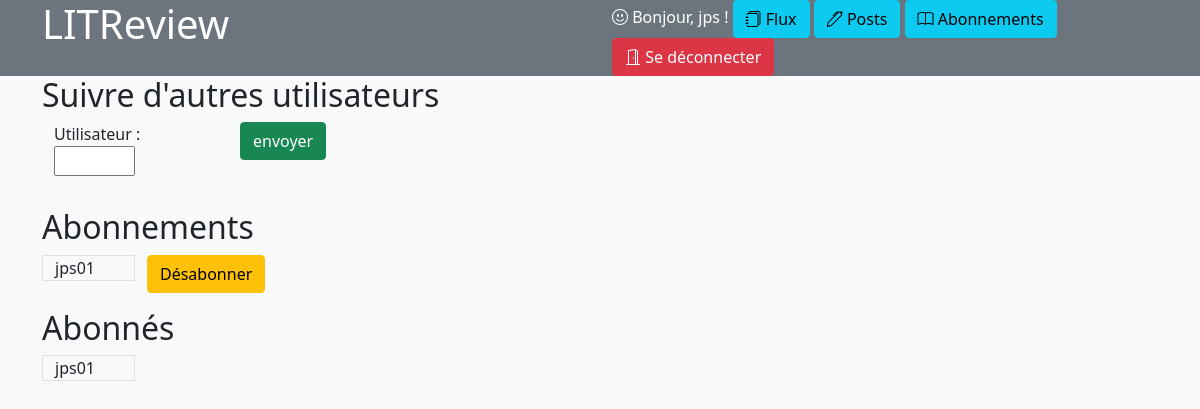
Page /home/abonnements (signed in) on the committed database.
### connexion/models.py (models this page shows, shortened)
class ConnectUser(AbstractBaseUser):
    pseudo = models.CharField(
        unique=True,
        max_length=10,
        blank=False
    )
    email = models.EmailField(
        unique=True,
        max_length=255,
        blank=False
    )
    is_active = models.BooleanField(default=True)
    is_staff = models.BooleanField(default=False)
    is_admin = models.BooleanField(default=False)
    USERNAME_FIELD = "pseudo"
    REQUIRED_FIELDS = ["email"]
    objects = MyUserManager()

### review/models.py (models this page shows)
class UserFollows(models.Model):
    user = models.ForeignKey(settings.AUTH_USER_MODEL, on_delete=models.SET_NULL, null=True, related_name='following')
    followed_user = models.ForeignKey(settings.AUTH_USER_MODEL, on_delete=models.SET_NULL, null=True,
                                      related_name='followed_by')
    class Meta:
        unique_together = ('user', 'followed_user')

### review/views/follows.py (the view, shortened to what this page needs)
# urls.py: path('home/abonnements', login_required(review.views.UserFollowsView.as_view()), name='abonnements'),
class UserFollowsView(View):
    template_name = 'review/abonnements.html'
    form = UserFollowsForm
    success_url = reverse_lazy('home')
    def get(self, request):
        form = self.form()
        follows = UserFollows.objects.filter(user=self.request.user)
        followers = UserFollows.objects.filter(followed_user=self.request.user)
        return render(request,
                      self.template_name,
                      {"follows": follows,
                       "form": form,
                       "followers": followers})

### review/forms.py
class UserFollowsForm(forms.Form):
    followed_name = forms.CharField(label="Utilisateur", widget=forms.TextInput())

### review/templates/review/abonnements.html (shortened to what this page needs)
{% extends 'base.html' %}
{% block content %}
<div class="container">
    <h2>Suivre d'autres utilisateurs</h2>
    <form method="POST">
        <div class="container">
            <div class="row">
                <div class="col-2">
                    {{form.as_p}}
                </div>
                <div class="col">
                    <input type="submit" class="btn btn-success" value="envoyer">
                </div>
            </div>
        </div>
    </form>
    <h2>Abonnements</h2>
    {% if follows %}
        {% for follow in follows %}
             <div class="container">
                 <div class="row">
                     <div class="col-1 border h-50">
                         {{ follow.followed_user|cut:" "}}
                     </div>
                     <div class="col-2 h-50">
                         <form onsubmit="return confirm('Etes-vous sûr?');" action="{% url 'delete_abonnements' follow.id %}" method="POST">
                            <button class="btn btn-warning">Désabonner</button>
                        </form>
                     </div>
                 </div>
             </div>
        {% endfor ´%}
    {% endif %}
    <h2>Abonnés</h2>
    {% if followers %}
        {% for follower in followers %}
        <div class="container">
             <div class="row">
                 <div class="col-1 border">
                   {{ follower.user|cut:" "}}
                 </div>
             </div>
         </div>
        {% endfor ´%}
    {% endif %}
</div>
{% endblock content %}

### templates/base.html (shortened to what this page needs)
{% load static %}
<html >
    <head>
        <link href="https://cdn.jsdelivr.net/npm/bootstrap@5.0.2/dist/css/bootstrap.min.css" rel="stylesheet"
>
        <link rel="stylesheet" href="https://cdn.jsdelivr.net/npm/bootstrap-icons@1.5.0/font/bootstrap-icons.css">
        <link rel="stylesheet" href="{% static 'app.css' %}">
    </head>
    <body class="bg-light text-dark">
        <header  class="bg-secondary text-white">
            <div class="container">
                <div class="row">
                    <div class="col-6">
                        <h1>LITReview</h1>
                    </div>
                    <div class="col">
                        {% if user.is_authenticated %}
                            <a>
                                <i class="bi bi-emoji-smile"></i>
                                Bonjour, {{ user }} !
                            </a>
                            <a class="btn btn-info" href="{% url 'home' %}">
                                <i class="bi bi-journals"></i>
                                Flux
                            </a>
                            <a class="btn btn-info" href="{% url 'posts' %}">
                                <i class="bi bi-pen"></i>
                                Posts
                            </a>
                            <a class="btn btn-info" href="{% url 'abonnements' %}">
                                <i class="bi bi-book"></i>
                                Abonnements
                            </a>
                            <a class="btn btn-danger" href="{% url 'logout' %}" >
                                <i class="bi bi-door-open"></i>
                                Se déconnecter
                            </a>
                        {% endif %}
                    </div>
                </div>
            </div>
        </header>
        <div >
            {% block content %}
            {% endblock content %}
        </div>
    </body>
</html>

### static/app.css (style rules this page uses)
#id_followed_name { width: 50%; }

### rows in the picture
ConnectUser: pseudo "jps"
UserFollows: followed_user "jps01"
UserFollows: user "jps01"
